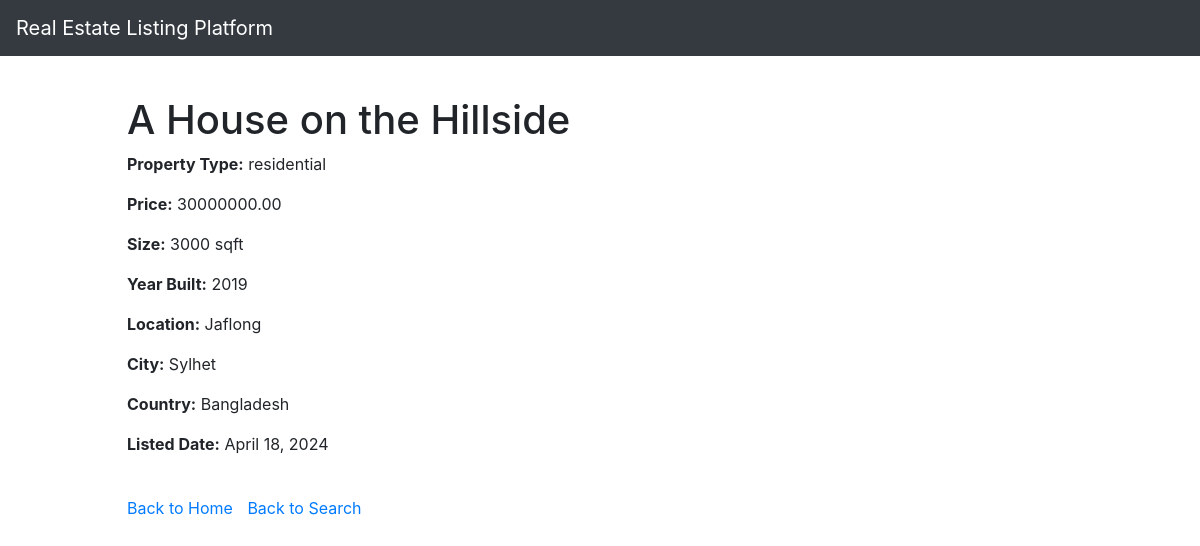
The app's page /details/9, older data.
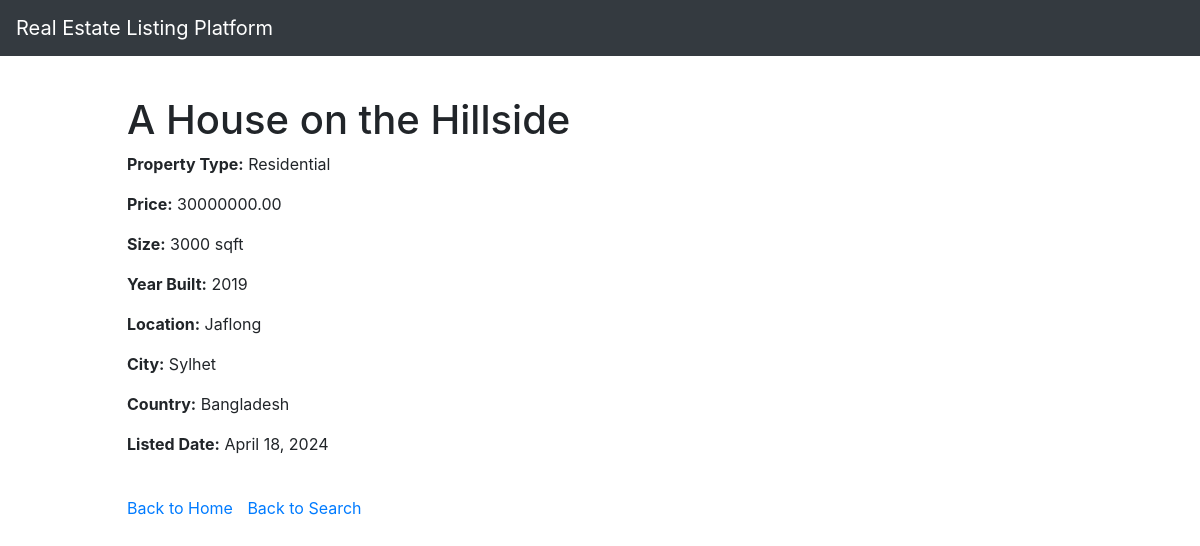
The same page, newer data.
### platforms/models.py (models this page shows, shortened)
class Platform(models.Model):
    property_type_choices = [
        ('Residential', 'Residential'),
        ('Commercial', 'Commercial'),
        ('Land', 'Land'),
        ('Industrial', 'Industrial'),
        ('Special Purpose', 'Special Purpose')
    ]
    title = models.CharField(max_length=100)
    property_type = models.CharField(max_length=20, choices=property_type_choices)
    price = models.DecimalField(max_digits=10, decimal_places=2)
    size_sqft = models.PositiveIntegerField()
    year_built = models.PositiveIntegerField()
    location = models.CharField(max_length=100)
    city = models.CharField(max_length=50)
    country = models.CharField(max_length=50)
    listed_date = models.DateField(auto_now_add=True)
    image = models.ImageField(default='houses.png', blank=True)

### mysite/views.py (the view)
# urls.py: path('details/<int:p_id>', views.details, name='details'),
def details(request, p_id):
    platform = Platform.objects.get(pk=p_id)
    return render(request, 'details.html', {
        "platform": platform
    })

### templates/details.html (shortened to what this page needs)
<!DOCTYPE html>
<html lang="en">
{% extends "home.html" %}
{% block content %}
<head>
    <link rel="stylesheet" href="https://cdn.jsdelivr.net/npm/bootstrap@4.3.1/dist/css/bootstrap.min.css">
</head>
<body>
    <div class="container mt-4">
        <section>
   <h1>{{ platform.title }}</h1>
        <p><strong>Property Type:</strong> {{ platform.property_type }}</p>
        <p><strong>Price:</strong> {{ platform.price }}</p>
        <p><strong>Size:</strong> {{ platform.size_sqft }} sqft</p>
        <p><strong>Year Built:</strong> {{ platform.year_built }}</p>
        <p><strong>Location:</strong> {{ platform.location }}</p>
        <p><strong>City:</strong> {{ platform.city }}</p>
        <p><strong>Country:</strong> {{ platform.country }}</p>
        <p><strong>Listed Date:</strong> {{ platform.listed_date }}</p>
        <br>
        <a href="{% url 'home' %}"  style="margin-right: 10px;">Back to Home</a>
         <a href= "{% url 'search' %}"style="btn btn-secondary ml-2"  >            Back to Search</a>
    </div>
{% endblock %}

Row changes from the older to the newer data that the page shows:
changed Platform "A House on the Hillside": property_type "residential" → "Residential"
